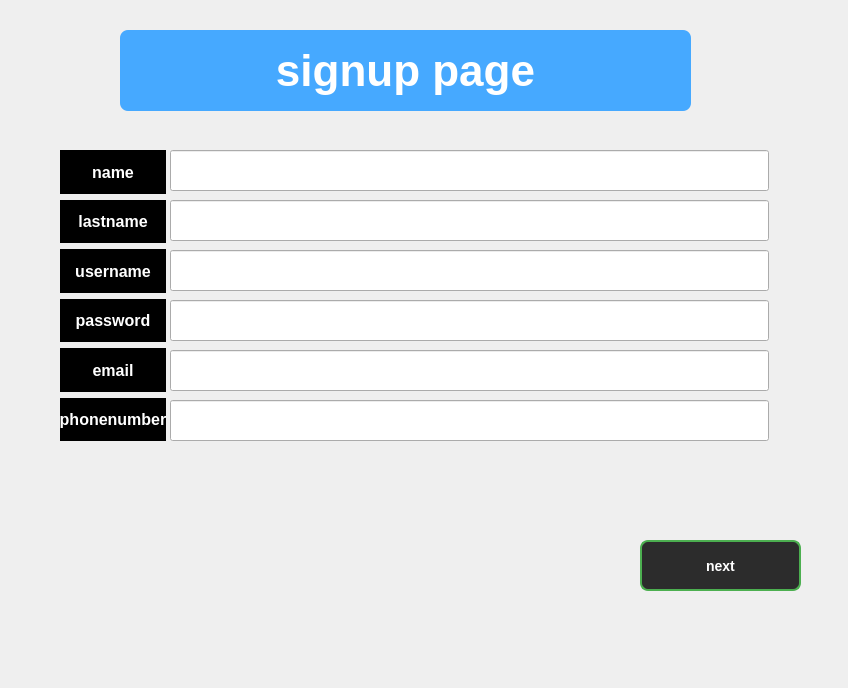
<?xml version="1.0" encoding="UTF-8"?>
<ui version="4.0">
 <class>signup</class>
 <widget class="QWidget" name="signup">
  <property name="geometry">
   <rect>
    <x>0</x>
    <y>0</y>
    <width>848</width>
    <height>688</height>
   </rect>
  </property>
  <property name="windowTitle">
   <string>Form</string>
  </property>
  <widget class="QLabel" name="label">
   <property name="geometry">
    <rect>
     <x>120</x>
     <y>30</y>
     <width>571</width>
     <height>81</height>
    </rect>
   </property>
   <property name="styleSheet">
    <string notr="true">QLabel {
    background-color: #2ecc71;  /* سبز روشن */
	background-color: rgb(70, 169, 255);
    color: white;
    padding: 8px 12px;
    border-radius: 8px;
    font-weight: bold;
    font-size: 44px;
}
</string>
   </property>
   <property name="text">
    <string>signup page</string>
   </property>
   <property name="alignment">
    <set>Qt::AlignmentFlag::AlignCenter</set>
   </property>
  </widget>
  <widget class="QWidget" name="verticalLayoutWidget_2">
   <property name="geometry">
    <rect>
     <x>60</x>
     <y>150</y>
     <width>106</width>
     <height>291</height>
    </rect>
   </property>
   <layout class="QVBoxLayout" name="verticalLayout_2">
    <item>
     <widget class="QLabel" name="label_8">
      <property name="styleSheet">
       <string notr="true">/* بک‌گراند کل ویجت اصلی سیاه */
QWidget {
    background-color: #000000;  /* سیاه */
    color: #e0e0e0;             /* رنگ متن روشن */
    font-family: &quot;Segoe UI&quot;, Tahoma, Geneva, Verdana, sans-serif;
    font-size: 14px;
}

/* لیبل‌ها متن سفید و فونت کمی بزرگ‌تر */
QLabel {
    color: #ffffff;
    font-weight: 600;
    font-size: 16px;
}

/* دکمه‌ها با رنگ پس‌زمینه خاکستری تیره و متن سفید */
QPushButton {
    background-color: #2c2c2c;
    color: #ffffff;
    border: 1.5px solid #4caf50; /* حاشیه سبز */
    border-radius: 8px;
    padding: 8px 16px;
    font-weight: bold;
    transition: background-color 0.3s ease;
}

QPushButton:hover {
    background-color: #4caf50;  /* سبز روشن */
    color: #000000;             /* متن مشکی */
}

/* ورودی متن */
QLineEdit {
    background-color: #1a1a1a;
    color: #e0e0e0;
    border: 1px solid #4caf50;
    border-radius: 6px;
    padding: 6px 10px;
}

QLineEdit:hover {
    border-color: #81c784;  /* سبز روشن‌تر */
}

/* انتخاب متن در ورودی */
QLineEdit:selected {
    background-color: #4caf50;
    color: #000000;
}
</string>
      </property>
      <property name="text">
       <string>name</string>
      </property>
      <property name="alignment">
       <set>Qt::AlignmentFlag::AlignCenter</set>
      </property>
     </widget>
    </item>
    <item>
     <widget class="QLabel" name="label_10">
      <property name="styleSheet">
       <string notr="true">/* بک‌گراند کل ویجت اصلی سیاه */
QWidget {
    background-color: #000000;  /* سیاه */
    color: #e0e0e0;             /* رنگ متن روشن */
    font-family: &quot;Segoe UI&quot;, Tahoma, Geneva, Verdana, sans-serif;
    font-size: 14px;
}

/* لیبل‌ها متن سفید و فونت کمی بزرگ‌تر */
QLabel {
    color: #ffffff;
    font-weight: 600;
    font-size: 16px;
}

/* دکمه‌ها با رنگ پس‌زمینه خاکستری تیره و متن سفید */
QPushButton {
    background-color: #2c2c2c;
    color: #ffffff;
    border: 1.5px solid #4caf50; /* حاشیه سبز */
    border-radius: 8px;
    padding: 8px 16px;
    font-weight: bold;
    transition: background-color 0.3s ease;
}

QPushButton:hover {
    background-color: #4caf50;  /* سبز روشن */
    color: #000000;             /* متن مشکی */
}

/* ورودی متن */
QLineEdit {
    background-color: #1a1a1a;
    color: #e0e0e0;
    border: 1px solid #4caf50;
    border-radius: 6px;
    padding: 6px 10px;
}

QLineEdit:hover {
    border-color: #81c784;  /* سبز روشن‌تر */
}

/* انتخاب متن در ورودی */
QLineEdit:selected {
    background-color: #4caf50;
    color: #000000;
}
</string>
      </property>
      <property name="text">
       <string>lastname</string>
      </property>
      <property name="alignment">
       <set>Qt::AlignmentFlag::AlignCenter</set>
      </property>
     </widget>
    </item>
    <item>
     <widget class="QLabel" name="label_14">
      <property name="styleSheet">
       <string notr="true">/* بک‌گراند کل ویجت اصلی سیاه */
QWidget {
    background-color: #000000;  /* سیاه */
    color: #e0e0e0;             /* رنگ متن روشن */
    font-family: &quot;Segoe UI&quot;, Tahoma, Geneva, Verdana, sans-serif;
    font-size: 14px;
}

/* لیبل‌ها متن سفید و فونت کمی بزرگ‌تر */
QLabel {
    color: #ffffff;
    font-weight: 600;
    font-size: 16px;
}

/* دکمه‌ها با رنگ پس‌زمینه خاکستری تیره و متن سفید */
QPushButton {
    background-color: #2c2c2c;
    color: #ffffff;
    border: 1.5px solid #4caf50; /* حاشیه سبز */
    border-radius: 8px;
    padding: 8px 16px;
    font-weight: bold;
    transition: background-color 0.3s ease;
}

QPushButton:hover {
    background-color: #4caf50;  /* سبز روشن */
    color: #000000;             /* متن مشکی */
}

/* ورودی متن */
QLineEdit {
    background-color: #1a1a1a;
    color: #e0e0e0;
    border: 1px solid #4caf50;
    border-radius: 6px;
    padding: 6px 10px;
}

QLineEdit:hover {
    border-color: #81c784;  /* سبز روشن‌تر */
}

/* انتخاب متن در ورودی */
QLineEdit:selected {
    background-color: #4caf50;
    color: #000000;
}
</string>
      </property>
      <property name="text">
       <string>username</string>
      </property>
      <property name="alignment">
       <set>Qt::AlignmentFlag::AlignCenter</set>
      </property>
     </widget>
    </item>
    <item>
     <widget class="QLabel" name="label_11">
      <property name="styleSheet">
       <string notr="true">/* بک‌گراند کل ویجت اصلی سیاه */
QWidget {
    background-color: #000000;  /* سیاه */
    color: #e0e0e0;             /* رنگ متن روشن */
    font-family: &quot;Segoe UI&quot;, Tahoma, Geneva, Verdana, sans-serif;
    font-size: 14px;
}

/* لیبل‌ها متن سفید و فونت کمی بزرگ‌تر */
QLabel {
    color: #ffffff;
    font-weight: 600;
    font-size: 16px;
}

/* دکمه‌ها با رنگ پس‌زمینه خاکستری تیره و متن سفید */
QPushButton {
    background-color: #2c2c2c;
    color: #ffffff;
    border: 1.5px solid #4caf50; /* حاشیه سبز */
    border-radius: 8px;
    padding: 8px 16px;
    font-weight: bold;
    transition: background-color 0.3s ease;
}

QPushButton:hover {
    background-color: #4caf50;  /* سبز روشن */
    color: #000000;             /* متن مشکی */
}

/* ورودی متن */
QLineEdit {
    background-color: #1a1a1a;
    color: #e0e0e0;
    border: 1px solid #4caf50;
    border-radius: 6px;
    padding: 6px 10px;
}

QLineEdit:hover {
    border-color: #81c784;  /* سبز روشن‌تر */
}

/* انتخاب متن در ورودی */
QLineEdit:selected {
    background-color: #4caf50;
    color: #000000;
}
</string>
      </property>
      <property name="text">
       <string>password</string>
      </property>
      <property name="alignment">
       <set>Qt::AlignmentFlag::AlignCenter</set>
      </property>
     </widget>
    </item>
    <item>
     <widget class="QLabel" name="label_12">
      <property name="styleSheet">
       <string notr="true">/* بک‌گراند کل ویجت اصلی سیاه */
QWidget {
    background-color: #000000;  /* سیاه */
    color: #e0e0e0;             /* رنگ متن روشن */
    font-family: &quot;Segoe UI&quot;, Tahoma, Geneva, Verdana, sans-serif;
    font-size: 14px;
}

/* لیبل‌ها متن سفید و فونت کمی بزرگ‌تر */
QLabel {
    color: #ffffff;
    font-weight: 600;
    font-size: 16px;
}

/* دکمه‌ها با رنگ پس‌زمینه خاکستری تیره و متن سفید */
QPushButton {
    background-color: #2c2c2c;
    color: #ffffff;
    border: 1.5px solid #4caf50; /* حاشیه سبز */
    border-radius: 8px;
    padding: 8px 16px;
    font-weight: bold;
    transition: background-color 0.3s ease;
}

QPushButton:hover {
    background-color: #4caf50;  /* سبز روشن */
    color: #000000;             /* متن مشکی */
}

/* ورودی متن */
QLineEdit {
    background-color: #1a1a1a;
    color: #e0e0e0;
    border: 1px solid #4caf50;
    border-radius: 6px;
    padding: 6px 10px;
}

QLineEdit:hover {
    border-color: #81c784;  /* سبز روشن‌تر */
}

/* انتخاب متن در ورودی */
QLineEdit:selected {
    background-color: #4caf50;
    color: #000000;
}
</string>
      </property>
      <property name="text">
       <string>email</string>
      </property>
      <property name="alignment">
       <set>Qt::AlignmentFlag::AlignCenter</set>
      </property>
     </widget>
    </item>
    <item>
     <widget class="QLabel" name="label_13">
      <property name="styleSheet">
       <string notr="true">/* بک‌گراند کل ویجت اصلی سیاه */
QWidget {
    background-color: #000000;  /* سیاه */
    color: #e0e0e0;             /* رنگ متن روشن */
    font-family: &quot;Segoe UI&quot;, Tahoma, Geneva, Verdana, sans-serif;
    font-size: 14px;
}

/* لیبل‌ها متن سفید و فونت کمی بزرگ‌تر */
QLabel {
    color: #ffffff;
    font-weight: 600;
    font-size: 16px;
}

/* دکمه‌ها با رنگ پس‌زمینه خاکستری تیره و متن سفید */
QPushButton {
    background-color: #2c2c2c;
    color: #ffffff;
    border: 1.5px solid #4caf50; /* حاشیه سبز */
    border-radius: 8px;
    padding: 8px 16px;
    font-weight: bold;
    transition: background-color 0.3s ease;
}

QPushButton:hover {
    background-color: #4caf50;  /* سبز روشن */
    color: #000000;             /* متن مشکی */
}

/* ورودی متن */
QLineEdit {
    background-color: #1a1a1a;
    color: #e0e0e0;
    border: 1px solid #4caf50;
    border-radius: 6px;
    padding: 6px 10px;
}

QLineEdit:hover {
    border-color: #81c784;  /* سبز روشن‌تر */
}

/* انتخاب متن در ورودی */
QLineEdit:selected {
    background-color: #4caf50;
    color: #000000;
}
</string>
      </property>
      <property name="text">
       <string>phonenumber</string>
      </property>
      <property name="alignment">
       <set>Qt::AlignmentFlag::AlignCenter</set>
      </property>
     </widget>
    </item>
   </layout>
  </widget>
  <widget class="QLineEdit" name="lineEdit">
   <property name="geometry">
    <rect>
     <x>170</x>
     <y>150</y>
     <width>599</width>
     <height>41</height>
    </rect>
   </property>
  </widget>
  <widget class="QLineEdit" name="lineEdit_2">
   <property name="geometry">
    <rect>
     <x>170</x>
     <y>200</y>
     <width>599</width>
     <height>41</height>
    </rect>
   </property>
  </widget>
  <widget class="QLineEdit" name="lineEdit_3">
   <property name="geometry">
    <rect>
     <x>170</x>
     <y>250</y>
     <width>599</width>
     <height>41</height>
    </rect>
   </property>
  </widget>
  <widget class="QLineEdit" name="lineEdit_4">
   <property name="geometry">
    <rect>
     <x>170</x>
     <y>300</y>
     <width>599</width>
     <height>41</height>
    </rect>
   </property>
  </widget>
  <widget class="QLineEdit" name="lineEdit_5">
   <property name="geometry">
    <rect>
     <x>170</x>
     <y>350</y>
     <width>599</width>
     <height>41</height>
    </rect>
   </property>
  </widget>
  <widget class="QLineEdit" name="lineEdit_6">
   <property name="geometry">
    <rect>
     <x>170</x>
     <y>400</y>
     <width>599</width>
     <height>41</height>
    </rect>
   </property>
  </widget>
  <widget class="QPushButton" name="pushButton">
   <property name="geometry">
    <rect>
     <x>640</x>
     <y>540</y>
     <width>161</width>
     <height>51</height>
    </rect>
   </property>
   <property name="styleSheet">
    <string notr="true">/* بک‌گراند کل ویجت اصلی سیاه */
QWidget {
    background-color: #000000;  /* سیاه */
    color: #e0e0e0;             /* رنگ متن روشن */
    font-family: &quot;Segoe UI&quot;, Tahoma, Geneva, Verdana, sans-serif;
    font-size: 14px;
}

/* لیبل‌ها متن سفید و فونت کمی بزرگ‌تر */
QLabel {
    color: #ffffff;
    font-weight: 600;
    font-size: 16px;
}

/* دکمه‌ها با رنگ پس‌زمینه خاکستری تیره و متن سفید */
QPushButton {
    background-color: #2c2c2c;
    color: #ffffff;
    border: 1.5px solid #4caf50; /* حاشیه سبز */
    border-radius: 8px;
    padding: 8px 16px;
    font-weight: bold;
    transition: background-color 0.3s ease;
}

QPushButton:hover {
    background-color: #4caf50;  /* سبز روشن */
    color: #000000;             /* متن مشکی */
}

/* ورودی متن */
QLineEdit {
    background-color: #1a1a1a;
    color: #e0e0e0;
    border: 1px solid #4caf50;
    border-radius: 6px;
    padding: 6px 10px;
}

QLineEdit:hover {
    border-color: #81c784;  /* سبز روشن‌تر */
}

/* انتخاب متن در ورودی */
QLineEdit:selected {
    background-color: #4caf50;
    color: #000000;
}
</string>
   </property>
   <property name="text">
    <string>next</string>
   </property>
  </widget>
 </widget>
 <resources/>
 <connections/>
</ui>
